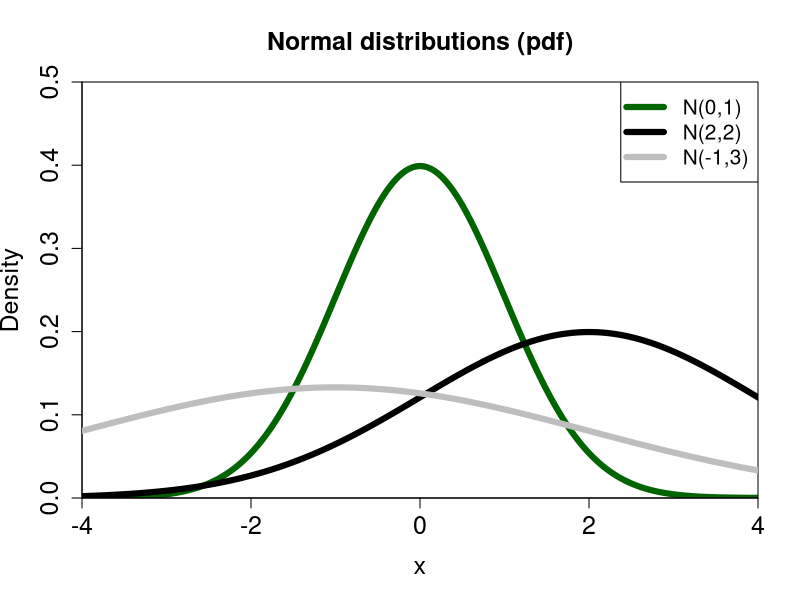
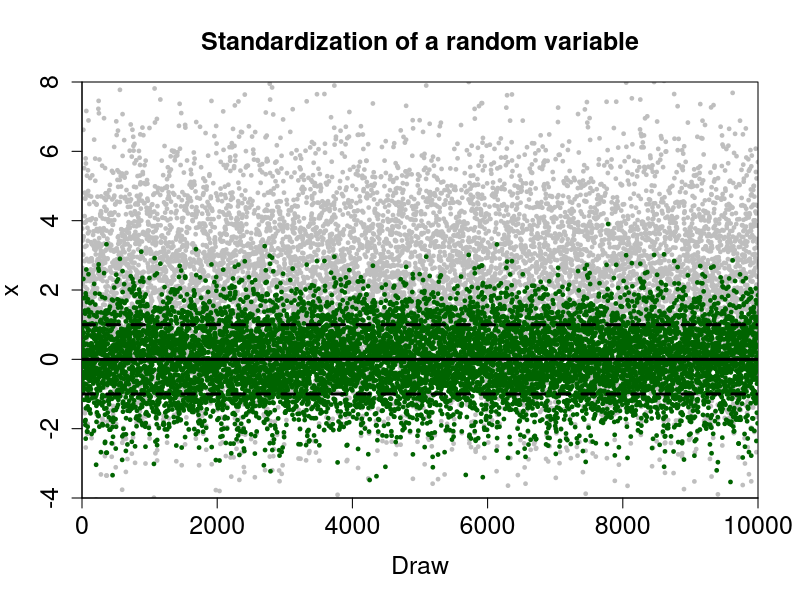
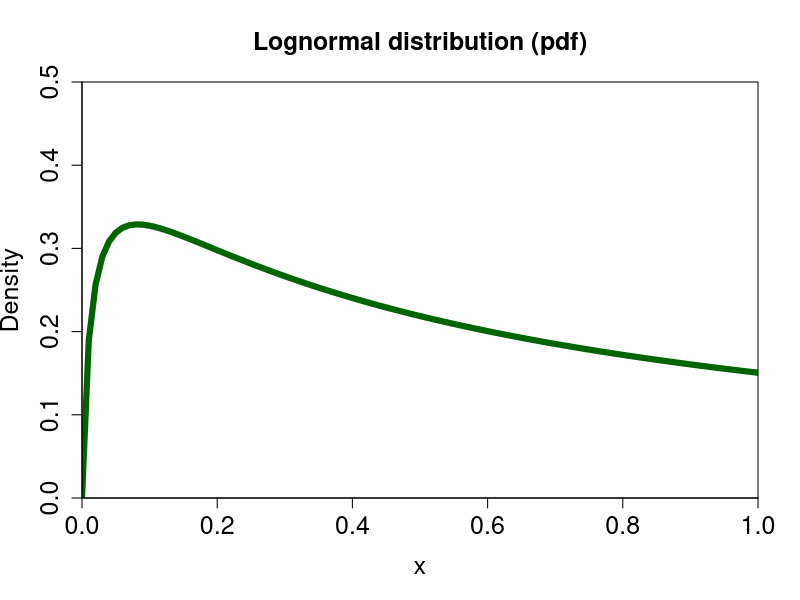
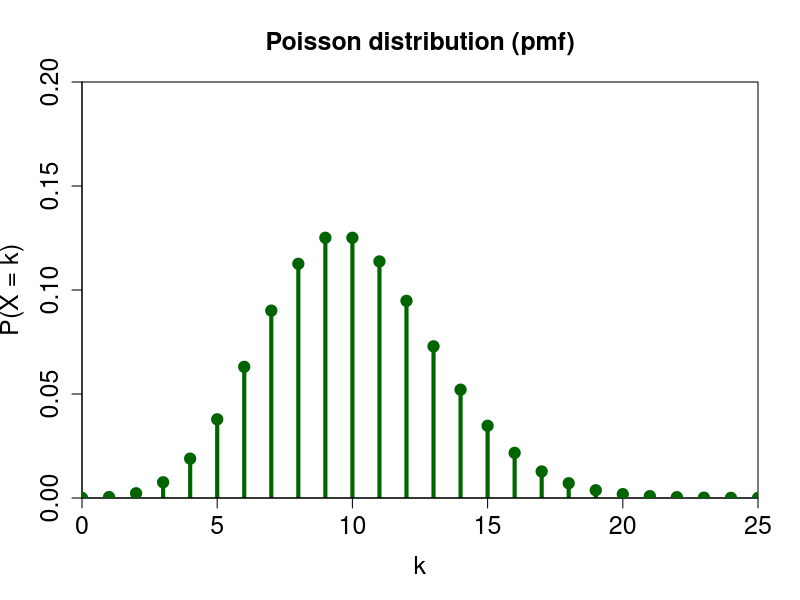
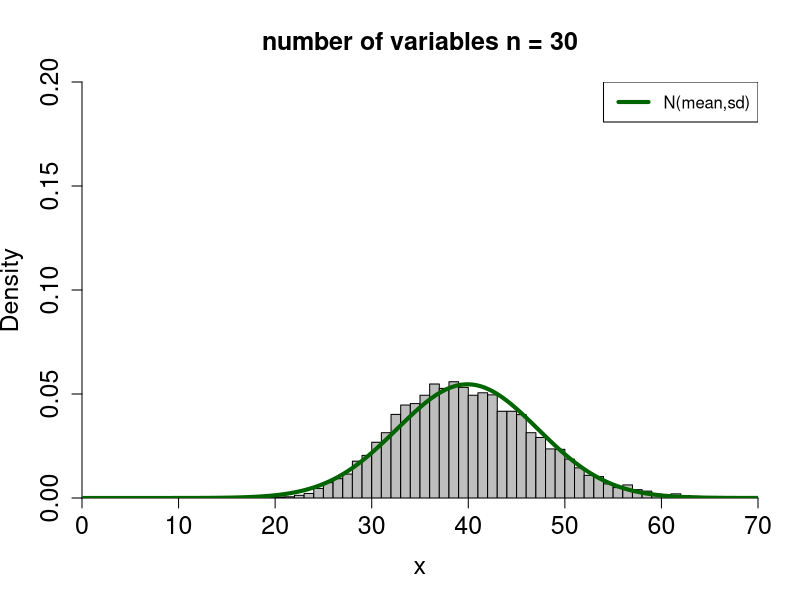
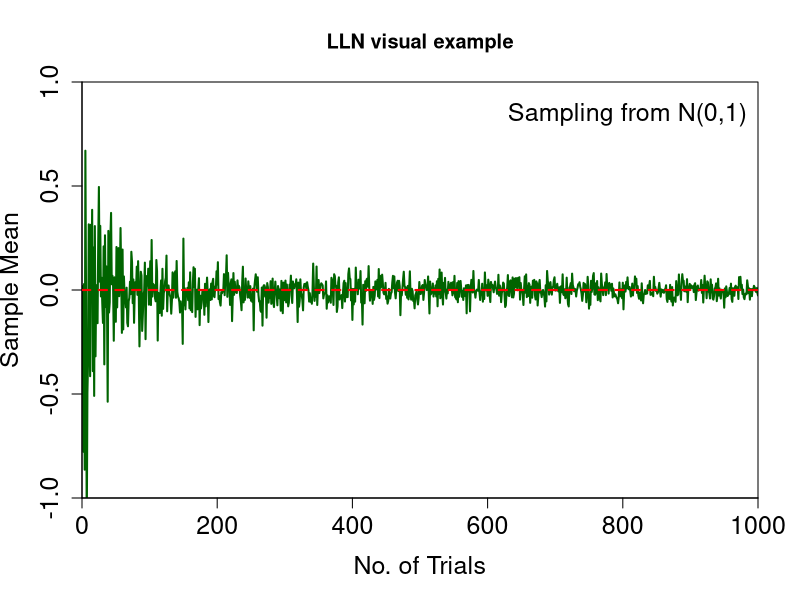

These charts were generated, in order, by the following R code:

############################
#Probability distributions
############################

###############################################
#Normal distribution
#############################################

#create a sequence-vector 
x <- seq(-10,10,0.01)    
#compute pdf-values corresponding to x
a <- dnorm(x, 0, 1)
b <- dnorm(x, 2, 2)
c <- dnorm(x, -1, 3)


#Visualize pdf 
#png(file="normal.png",width=1000, height=1000, res = 200)
plot(x, a, type = "l", 
     lwd = 6, xlim = c(-4,4), ylim = c(0,0.5),
     xaxs = "i", yaxs = "i", col = "darkgreen", 
     main = "Normal distributions (pdf)", 
     xlab = "x", ylab = "Density", 
     cex.axis = 1.5, cex.lab = 1.5, cex.main = 1.5)
lines(x, b, lwd = 6, col = "black")
lines(x, c, lwd = 6, col = "grey")
legend("topright",c("N(0,1)","N(2,2)", "N(-1,3)"), pch=c(NA,NA,NA), 
       lty = c(1,1,1), lwd = 6, col = c("darkgreen", "black", "grey"),
       bty = TRUE, bg=FALSE, cex=1.25, box.col=TRUE, horiz=FALSE)
#dev.off()



###############################################
#Standardizing variables
#############################################

#fix random number generator
set.seed(100)
#draw 10000 realizations from N(2,2)
x <- rnorm(10000, 2, 2)
mean(x)

#create variable y by demeaning x
y <- x - mean(x)
mean(y)

#create variable z by demeaning and scaling x
z <- (x-mean(x))/sd(x)
sd(z)

#Visualize x and z
#png(file="standardization.png",width=1000, height=1000, res = 200)
plot(x, pch = 19, col = "grey", cex = 0.5, xlim = c(0,length(x)), ylim = c(-4,8),     
     xaxs = "i", yaxs = "i", main = "Standardization of a random variable", 
     xlab = "Draw", ylab = "x", 
     cex.axis = 1.5, cex.lab = 1.5, cex.main = 1.5)
points(z, pch = 19, col = "darkgreen", cex = 0.5)
abline(h = sd(z), lwd = 3, col = "black", lty =2)
abline(h = mean(z), lwd = 3, col = "black", lty =1)
abline(h = -sd(z), lwd = 3, col = "black", lty =2)
#dev.off()



###############################################
#Lognormal distribution
#############################################

#create a sequence-vector 
x <- seq(-10,10,0.01)  
#compute pdf-values corresponding to x
b <- dlnorm(x,1.5,2)

#Visualize pdf
#png(file="lognormal.png",width=1000, height=1000, res = 200)
plot(x, b, type = "l", 
     lwd = 6, xlim = c(0,1), ylim = c(0,0.5),
     xaxs = "i", yaxs = "i", col = "darkgreen", 
     main = "Lognormal distribution (pdf)", 
     xlab = "x", ylab = "Density", 
     cex.axis = 1.5, cex.lab = 1.5, cex.main = 1.5)
#dev.off()



###############################################
#Poisson distribution
#############################################

#set the Poisson intensity
lambda <- 10      
#create a sequence-vector 
x <- seq(0,200,1)
#compute pmf-values corresponding to x
p <- dpois(x,lambda)

#Visualize pmf
#png(file="Poisson.png",width=1000, height=1000, res = 200)
plot(x, p, type = "h", lwd = 4,
     pch = 19, col = "darkgreen", xlim = c(0,25), ylim = c(0,0.2),
     main = "Poisson distribution (pmf)", 
     xlab = "k", ylab = "P(X = k)",
     cex.axis = 1.5, cex.lab = 1.5, cex.main = 1.5,
     xaxs = "i", yaxs = "i")
points(x, p, pch = 19, cex = 1.5, col ="darkgreen")
#dev.off()



########################################################
#Central limit theorem
#######################################################

#fix random number generator
#(create reproducible random numbers)
set.seed(100)    
#number of samples to draw  (variables in sum) 
variables <- 30   
#sample size for each variable
draws <- 10000    
#storage matrix and vector
data <- matrix(NA, draws, variables)
distr <- rep(NA, draws)
#draw 10000 realizations from an exponential distribution for each variable
for(i in 1:variables){data[,i] <- rexp(draws,0.75)}
#sum realizations across variables to generate distribution of their sum
for(i in 1:draws){distr[i] <- sum(data[i,1:variables])}

#create a histogram of the random numbers
#png(file="CLT.png",width=1000, height=1000, res = 200)
hist(distr, freq = FALSE,  breaks = 50, xlim = c(0,70), ylim = c(0,0.2),
     col = "grey", xlab = "x", ylab = "Density", 
     xaxs = "i", yaxs = "i", main = "number of variables n = 30",  
     cex.axis = 1.5, cex.lab = 1.5, cex.main = 1.5)
#overlay standard normal pdf
x <- seq(0,150,0.01)
y <- dnorm(x, mean = mean(distr), sd = sd(distr))
lines(x, y, lwd = 4, col = "darkgreen") 
legend("topright", "N(mean,sd)", lty=1, col = "darkgreen", lwd = 4, bty = TRUE)
#dev.off()



#######################################################
##Law of large numbers
#######################################################

#Illustration of the law of large numbers
#create reproducable random numbers
set.seed(10) 
#storage vector for the means
runs <- 1000
means <- seq(0,runs,1) 
#loop to create samples of growing size (1-1000)
for(i in 1:length(means)) { 
  means[i] <- mean(rnorm(i,0,1))} #store means

#Illustration of the law of large numbers
#png(file="LLN.png",width=1000, height=1000, res = 200)
plot(means, type = "l", lwd = 2, xlim = c(0,runs), 	
     ylim = c(-1,1), xaxs = "i", yaxs = "i", xlab = "No. of Trials", 
     ylab = "Sample Mean", main = 	"LLN visual example", col = "darkgreen", 
     cex.lab = 1.5, cex.axis = 1.5)
#Add thick dashed line (red) for population mean
abline(h = 0, lty = 2, lwd = 2, col = "red")
#Add legend
legend("topright", "Sampling from N(0,1)", 
       bty = "n", cex = 1.5)
#dev.off()
